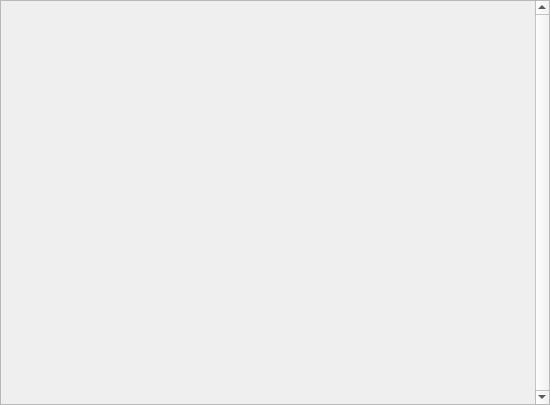
<?xml version="1.0" encoding="UTF-8"?>
<ui version="4.0">
 <comment>
********************************************************************************
**
** Copyright (c) 2018 The University of Notre Dame
** Copyright (c) 2018 The Regents of the University of California
**
** Redistribution and use in source and binary forms, with or without modification,
** are permitted provided that the following conditions are met:
**
** 1. Redistributions of source code must retain the above copyright notice, this 
** list of conditions and the following disclaimer.
**
** 2. Redistributions in binary form must reproduce the above copyright notice, this
** list of conditions and the following disclaimer in the documentation and/or other
** materials provided with the distribution.
**
** 3. Neither the name of the copyright holder nor the names of its contributors may
** be used to endorse or promote products derived from this software without specific
** prior written permission.
**
** THIS SOFTWARE IS PROVIDED BY THE COPYRIGHT HOLDERS AND CONTRIBUTORS &quot;AS IS&quot; AND ANY
** EXPRESS OR IMPLIED WARRANTIES, INCLUDING, BUT NOT LIMITED TO, THE IMPLIED WARRANTIES
** OF MERCHANTABILITY AND FITNESS FOR A PARTICULAR PURPOSE ARE DISCLAIMED. IN NO EVENT
** SHALL THE COPYRIGHT HOLDER OR CONTRIBUTORS BE LIABLE FOR ANY DIRECT, INDIRECT,
** INCIDENTAL, SPECIAL, EXEMPLARY, OR CONSEQUENTIAL DAMAGES (INCLUDING, BUT NOT LIMITED
** TO, PROCUREMENT OF SUBSTITUTE GOODS OR SERVICES; LOSS OF USE, DATA, OR PROFITS; OR
** BUSINESS INTERRUPTION) HOWEVER CAUSED AND ON ANY THEORY OF LIABILITY, WHETHER IN
** CONTRACT, STRICT LIABILITY, OR TORT (INCLUDING NEGLIGENCE OR OTHERWISE) ARISING
** IN ANY WAY OUT OF THE USE OF THIS SOFTWARE, EVEN IF ADVISED OF THE POSSIBILITY OF
** SUCH DAMAGE.
**
**********************************************************************************

// Contributors:
 </comment>
 <class>CWE_ParamPanel</class>
 <widget class="QScrollArea" name="CWE_ParamPanel">
  <property name="geometry">
   <rect>
    <x>0</x>
    <y>0</y>
    <width>550</width>
    <height>405</height>
   </rect>
  </property>
  <property name="windowTitle">
   <string>ScrollArea</string>
  </property>
  <property name="verticalScrollBarPolicy">
   <enum>Qt::ScrollBarAlwaysOn</enum>
  </property>
  <property name="widgetResizable">
   <bool>true</bool>
  </property>
  <widget class="QWidget" name="parameterSpace">
   <property name="geometry">
    <rect>
     <x>0</x>
     <y>0</y>
     <width>532</width>
     <height>403</height>
    </rect>
   </property>
   <layout class="QGridLayout" name="gridLayout"/>
  </widget>
 </widget>
 <resources/>
 <connections/>
</ui>
